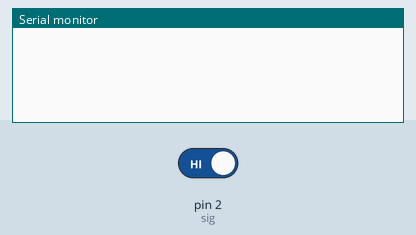
Recording of a sketch running on a simulated Arduino Uno, built with avr-gcc and run on an emulated ATmega328P. Parts: the last lines printed to the serial monitor. The inputs (shaded band) are chosen by the test bench; at power-on: pin 2 (sig) HIGH.

Above: at 1.2 s.
1.3 s: pin 2 (sig) driven LOW
At 2.5 s:
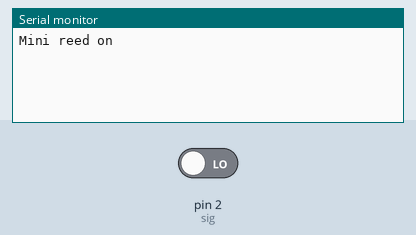
2.8 s: pin 2 (sig) driven HIGH
At 3.9 s:
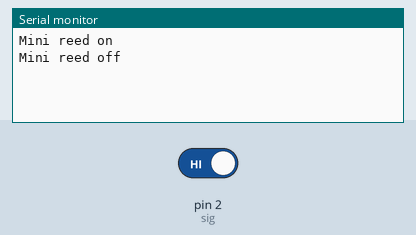

Measured:
- after the input at 1.3 s, the serial monitor: prints a new line at once (image 1)
- after the input at 2.8 s, the serial monitor: prints a new line at once (image 2)

The sketch:

13_minireed_sw.ino
```cpp
int vcc = 3;
int gnd = 4;
int sig = 2;

void setup() {
  Serial.begin(115200);

  pinMode(vcc, OUTPUT);
  pinMode(gnd, OUTPUT);
  pinMode(sig, INPUT);

  digitalWrite(gnd, LOW);
  digitalWrite(vcc, HIGH);

  attachInterrupt(digitalPinToInterrupt(sig), tilt_state_print, CHANGE);
}

void loop() {
}

void tilt_state_print() {
  if (!digitalRead(sig)) {
    Serial.println("Mini reed on");
  } else {
    Serial.println("Mini reed off");
  }
}
```
